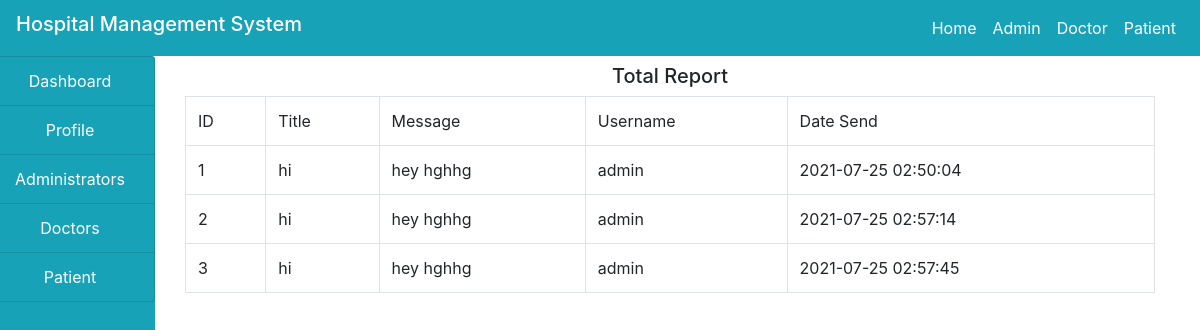
Page /admin/report.php on the committed database.
### tables this page shows
CREATE TABLE `report` (
  `id` int(100) NOT NULL,
  `title` varchar(100) NOT NULL,
  `messagee` varchar(100) NOT NULL,
  `username` varchar(100) NOT NULL,
  `data_reg` varchar(100) NOT NULL
);

### admin/report.php (the view, shortened to what this page needs)
<!DOCTYPE html>
<html lang="en">
<head>
</head>
<body>
    <?php
    include("../includes/header.php");
    include("../includes/connection.php");
    ?>
    <div class="container-fulid">
        <div class="col-md-12">
            <div class="row">
                <div class="col-md-2" style="margin-left: -30px;">
                <?php    include("sidenav.php"); ?>
                </div>
                <div class="col-md-10">
                    <h5 class="text-center my-2">Total Report</h5>
                    <?php
                    $query = "SELECT * FROM report";
                    $res = mysqli_query($connect,$query);
                    $output ="";
                    $output .="
                    <table class='table table-bordered'>
                    <tr>
                    <td>ID</td>
                    <td>Title</td>
                    <td>Message</td>
                    <td>Username</td>
                    <td>Date Send</td>
                    </tr>
                    ";
                    while($row =mysqli_fetch_array($res)){
                        $output .="
                        <tr>
                        <td>".$row['id']."</td>
                        <td>".$row['title']."</td>
                        <td>".$row['messagee']."</td>
                        <td>".$row['username']."</td>
                        <td>".$row['data_reg']."</td>
                        ";
                    }
                    $output .="</tr></table>";
                    echo $output;
                    ?>
                </div>
            </div>
        </div>
    </div>
</body>
</html>

### rows in the picture
report: id "1", title "hi", messagee "hey hghhg", username "admin", data_reg "2021-07-25 02:50:04"
report: id "2", title "hi", messagee "hey hghhg", username "admin", data_reg "2021-07-25 02:57:14"
report: id "3", title "hi", messagee "hey hghhg", username "admin", data_reg "2021-07-25 02:57:45"
